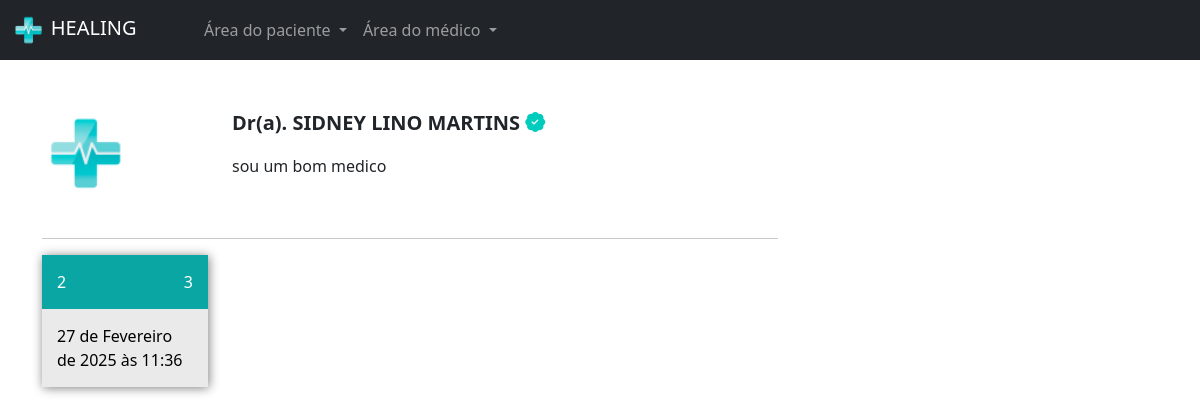
The app's page /pacientes/escolher_horario/17 (signed in), older data.
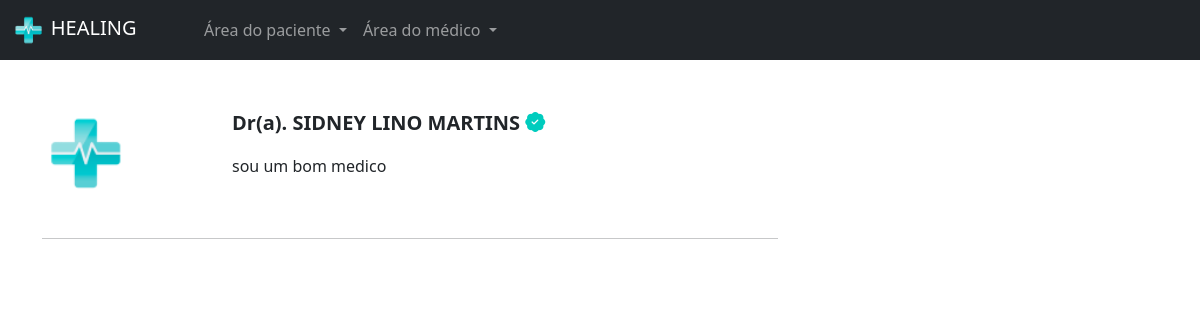
The same page, newer data.
### medico/models.py (models this page shows, shortened)
class DadosMedico(models.Model):
    crm = models.CharField(max_length=30)
    nome = models.CharField(max_length=100)
    cep = models.CharField(max_length=15)
    rua = models.CharField(max_length=100)
    bairro = models.CharField(max_length=100)
    numero = models.IntegerField()
    rg = models.ImageField(upload_to='rgs')
    cedula_identidade_medica = models.ImageField(upload_to='cim')
    foto = models.ImageField(upload_to='fotos_perfil')
    descricao = models.TextField()
    valor_consulta = models.FloatField(default=100)
    user = models.ForeignKey(User, on_delete=models.DO_NOTHING)
    especialidade = models.ForeignKey(Especialidades, on_delete=models.DO_NOTHING)

class DatasAbertas(models.Model):
    data = models.DateTimeField()
    user = models.ForeignKey(User, on_delete=models.DO_NOTHING) # Médico
    agendado = models.BooleanField(default=False)

### paciente/views.py (the view)
# urls.py: path('escolher_horario/<int:id_dados_medicos>', views.escolher_horario, name="escolher_horario"),
@login_required
def escolher_horario(request, id_dados_medicos):
    if request.method == "GET":
        medico = DadosMedico.objects.get(id=id_dados_medicos)
        datas_abertas = DatasAbertas.objects.filter(user=medico.user).filter(data__gte=datetime.now()).filter(agendado=False)
        return render(request, 'escolher_horario.html', {'medico': medico, 'datas_abertas': datas_abertas, 'is_medico': is_medico(request.user)})

### medico/models.py (called while the page is built)
def is_medico(user):
    return DadosMedico.objects.filter(user=user).exists()

### paciente/templates/escolher_horario.html (shortened to what this page needs)
{% extends "base.html" %}
{% load static %}
{% block 'head' %}
   <link rel="stylesheet" href="{% static 'medicos/css/abrir_horario.css' %}">
   <link rel="stylesheet" href="{% static 'usuarios/css/usuarios.css' %}">
   <link rel="stylesheet" href="{% static 'medicos/css/cadastro_medico.css' %}">
   <link rel="stylesheet" href="{% static 'pacientes/css/home.css' %}">
   <link rel="stylesheet" href="https://cdn.jsdelivr.net/npm/bootstrap-icons@1.11.3/font/bootstrap-icons.min.css">
{% endblock 'head' %}
{% block 'body' %}
{% include "partials/navbar.html" %}
   <div class="container">
       <br><br>
       <div class="row">
           <div class="col-md-8">
               <div class="row">
                   <div class="col-md-3">
                    {% if medico.foto %}
                        <img src="{{ medico.foto.url }}" class="foto-perfil-card" alt="Foto do médico">
                    {% else %}
                        <img src="{% static 'geral/img/logo.png' %}" class="foto-perfil-card" alt="Imagem padrão">
                    {% endif %}
                    </div>
                   <div class="col-md">
                       <p style="font-size: 20px" class="p-bold">Dr(a). {{medico.nome}}  <i class="bi bi-patch-check-fill icon-main"></i></p>
                       <p>{{medico.descricao}}</p>
                   </div>
               </div>
               <br>
               <hr>
               <div class="row">
                    {% for data_aberta in datas_abertas %}
                       <div class="col-md-3">
                           <a class="link" href="{% url 'agendar_horario' data_aberta.id %}">
                           <div class='selecionar-dia'>
                           <div class="header-dias">
                               <span class="mes">
                               {{data_aberta.data.month}}
                               </span>
                               <span class="dia-semana">
                               {{data_aberta.data.weekday}}
                               </span>
                           </div>
                           <div class="conteudo-data">
                               {{data_aberta.data}}
                           </div>
                           </div>
                       </a>
                       <br>
                       </div>
                    {% endfor %}
               </div>
           </div>
           <div class="col-md-4">
           </div>
       </div>
   </div>
{% endblock 'body' %}

### templates/base.html (shortened to what this page needs)
{% load static %}
<!doctype html>
<html lang="en">
    <head>
        <link rel="stylesheet" href="{% static 'geral/css/base.css' %}">
        <link href="https://cdn.jsdelivr.net/npm/bootstrap@5.3.3/dist/css/bootstrap.min.css" rel="stylesheet">
        {% block 'head' %}{% endblock 'head' %}
    </head>
    <body>
        {% block 'body' %}{% endblock 'body' %}
    </body>
</html>

### templates/partials/navbar.html (shortened to what this page needs)
{% load static %}
<nav class="navbar navbar-expand-lg navbar-dark bg-dark">
    <div class="container-fluid">
        <a class="navbar-brand" href="{% url 'home' %}"><img src="{% static 'geral/img/logo.png' %}" width="20%" alt="">&nbspHEALING</a>
        <div class="collapse navbar-collapse" id="navbarNav">
            <ul class="navbar-nav">
                <li class="nav-item dropdown">
                    <a class="nav-link dropdown-toggle" href="#" id="navbarDropdownMenuLink" role="button" data-bs-toggle="dropdown" aria-expanded="false">
                        Área do paciente
                    </a>
                </li>
                {% if is_medico %}
                    <li class="nav-item dropdown">
                        <a class="nav-link dropdown-toggle" href="#" id="navbarDropdownMenuLink" role="button" data-bs-toggle="dropdown" aria-expanded="false">
                            Área do médico
                        </a>
                    </li>
                {% else %}
                    <li class="nav-item">
                        <a class="nav-link" href="{% url 'cadastro_medico' %}">Sou médico</a>
                    </li>
                {% endif %}
            </ul>
        </div>
    </div>
</nav>

### templates/static/geral/css/base.css (style rules this page uses)
:root { --main-color: #00CCBE;--dark-color: #09A6A3;--contrast-color: #FFD686; }
.p-bold { font-weight: bold; }

### templates/static/pacientes/css/home.css (style rules this page uses)
.foto-perfil-card { width: 90px; height: 90px; border-radius: 45px; }
.icon-main { color: var(--main-color); }

Row changes from the older to the newer data that the page shows:
no longer on this page (row edited): DatasAbertas: data.month "2", data.weekday "3", data "27 de Fevereiro de 2025 às 11:36"
